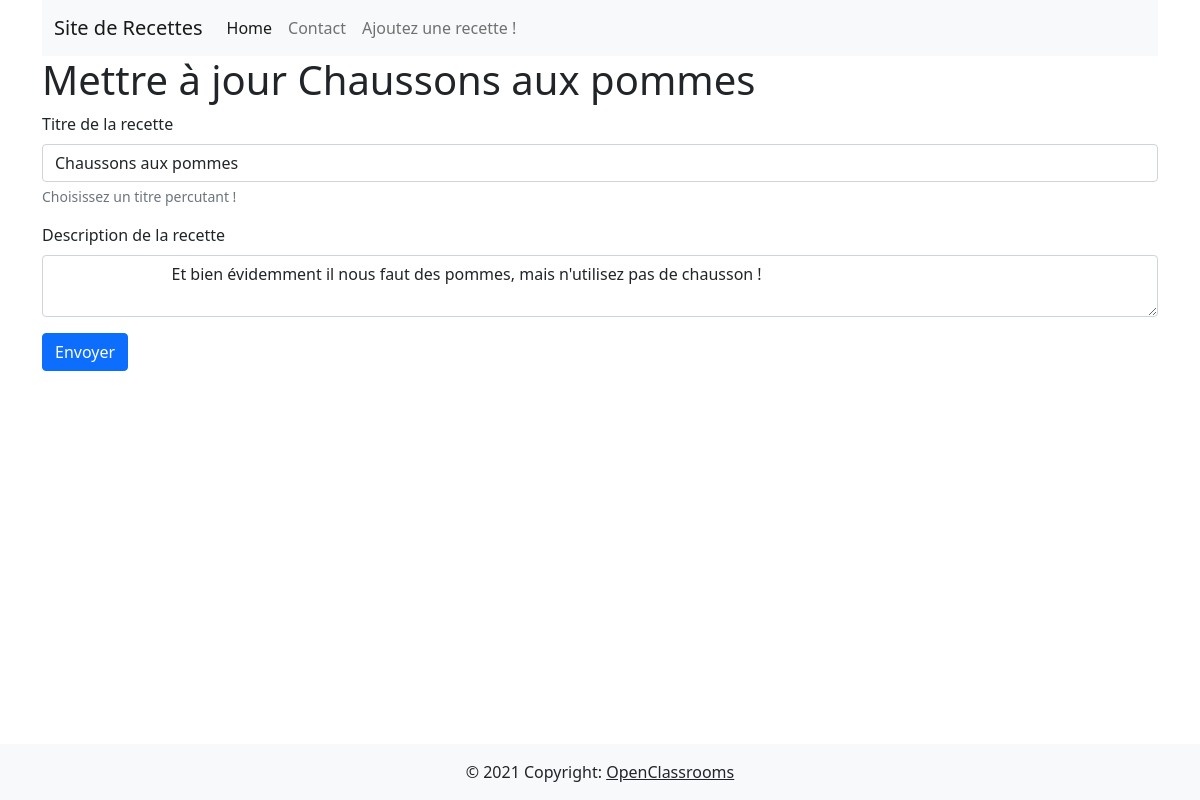
The page /crud/update.php?id=3 on the database its author committed.
### tables this page shows
CREATE TABLE `recipes` (
  `recipe_id` int(11) NOT NULL,
  `title` varchar(128) NOT NULL,
  `recipe` text NOT NULL,
  `author` varchar(512) NOT NULL,
  `is_enabled` tinyint(1) NOT NULL
);

### crud/update.php (the view, shortened to what this page needs)
<?php
include_once('./variables.php');
$getData = $_GET;
$retrieveRecipeStatement = $mysqlClient->prepare('SELECT * FROM recipes WHERE recipe_id = :id');
$retrieveRecipeStatement->execute([
    'id' => $getData['id']
]);
$recipe = $retrieveRecipeStatement->fetch(PDO::FETCH_ASSOC);
?>
<!DOCTYPE html>
<html>
    <head>
        <link
            href="https://cdn.jsdelivr.net/npm/bootstrap@5.0.2/dist/css/bootstrap.min.css"
            rel="stylesheet"
        >
    </head>
    <body class="d-flex flex-column min-vh-100">
        <div class="container">
            <?php include_once('header.php'); ?>
            <h1>Mettre à jour <?= $recipe['title'] ?></h1>
                <form action="post_update.php" method="post">
                    <div class="mb-3">
                        <label for="title" class="form-label">Titre de la recette</label>
                        <input type="text" name="title" id="title" class="form-control" value="<?= $recipe['title'] ?>">
                        <div id="title-help" class="form-text">
                            Choisissez un titre percutant !
                        </div>
                    </div>
                    <div class="mb-3">
                        <label for="recipe" class="form-label">Description de la recette</label>
                        <textarea name="recipe" class="form-control" placeholder="Seulement du contenu vous appertenant">
                            <?= strip_tags($recipe['recipe']) ?>
                        </textarea>
                    </div>
                    <button type="submit" class="btn btn-primary">Envoyer</button>
                </form>
        </div>
        <?php include_once('footer.php'); ?>
    </body>
</html>

### rows shown on the page
recipes: title "Chaussons aux pommes", recipe "Et bien évidemment il nous faut des pommes, mais n'utilisez pas de chausson !"
